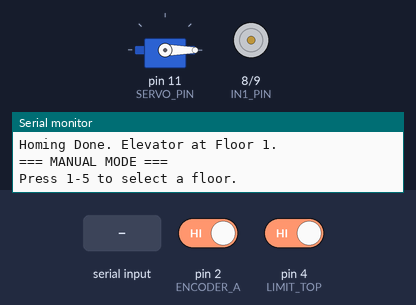
This sketch was run on a simulated Arduino Uno, built with avr-gcc and run on an emulated ATmega328P. Parts: servo, motor-driver pin pairs drawn as motors (green arrow = first pin HIGH = forward, orange = second pin HIGH = backward, longer = more drive, scaled by the enable pin), the last lines printed to the serial monitor. The test bench sets the inputs (shaded band); at power-on: pin 4 (LIMIT_TOP) HIGH, pin 2 (ENCODER_A) HIGH.

Above: at 1.7 s.
1.8 s: "1\n" received over Serial
At 2.3 s:
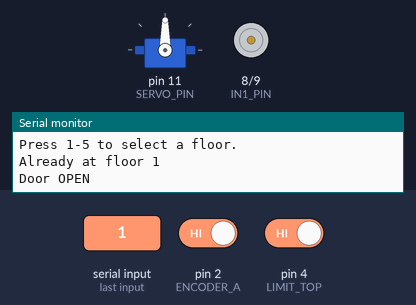
4.3 s: "2\n" received over Serial
At 5.5 s:
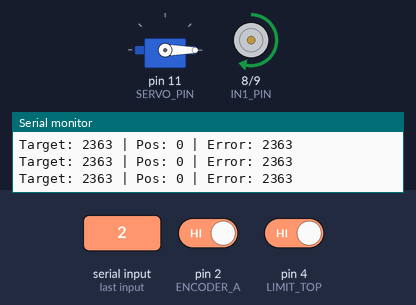
5.8 s: pin 4 (LIMIT_TOP) driven LOW
At 6.6 s:
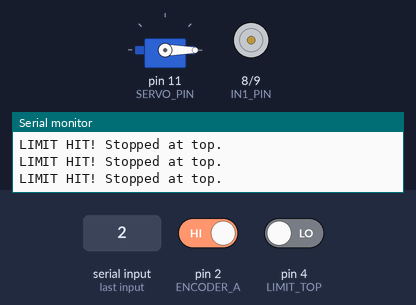
Timing chart, 0 to 8.8 s (numbered marks = the images above; inputs shaded):
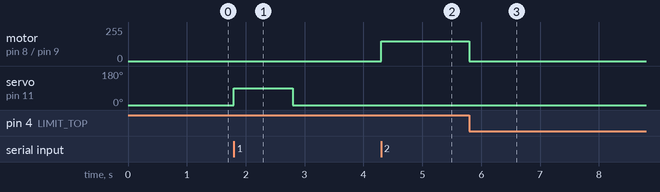

The sketch:

elevator_keyboard.ino
```cpp
#include <Servo.h>

const int PWM_PIN   = 5;
const int IN1_PIN   = 8;
const int IN2_PIN   = 9;
const int ENCODER_A = 2;
const int ENCODER_B = 3;
const int SERVO_PIN = 11;
const int LIMIT_TOP = 4;

// ===== Positions =====
long floors[]         = {0, 2363, 4610, 7100, 9450};
const int totalFloors = 5;

// ===== Encoder =====
volatile long encoderCount = 0;

// ===== Control =====
int motorSpeed = 150;
int tolerance  = 50;

// ===== Servo =====
Servo doorServo;
const int DOOR_OPEN_ANGLE   = 90;
const int DOOR_CLOSED_ANGLE = 0;

// ===== State Machine =====
int  currentFloorIndex = 0;
int  targetFloorIndex  = 0;      // ← الطابق المطلوب من الكيبورد
bool movingUp          = true;
bool elevatorBusy      = false;  // ← true أثناء الحركة أو فتح/غلق الباب

unsigned long stopTimer  = 0;
unsigned long closeTimer = 0;
bool waiting     = false;
bool doorOpened  = false;
bool doorClosing = false;

// ===== Serial throttle =====
unsigned long lastPrintTime = 0;

// ===== ISR =====
void encoderISR() {
  if (digitalRead(ENCODER_B) == HIGH) encoderCount++;
  else                                  encoderCount--;
}

// ===== Safe encoder helpers =====
long readEncoder() {
  noInterrupts();
  long val = encoderCount;
  interrupts();
  return val;
}

void writeEncoder(long val) {
  noInterrupts();
  encoderCount = val;
  interrupts();
}

// ===== Motor =====
void setMotor(int speed, bool dir) {
  speed = constrain(speed, 0, 255);
  digitalWrite(IN1_PIN, dir ? HIGH : LOW);
  digitalWrite(IN2_PIN, dir ? LOW  : HIGH);
  analogWrite(PWM_PIN, speed);
}

void stopMotor() {
  analogWrite(PWM_PIN, 0);
  digitalWrite(IN1_PIN, LOW);
  digitalWrite(IN2_PIN, LOW);
}

// ===== Door =====
void openDoor()  { doorServo.write(DOOR_OPEN_ANGLE);   Serial.println("Door OPEN");   }
void closeDoor() { doorServo.write(DOOR_CLOSED_ANGLE); Serial.println("Door CLOSED"); }

// ===== Print status =====
void printStatus() {
  Serial.println("-------------------------------");
  Serial.print  ("Current floor : "); Serial.println(currentFloorIndex + 1);
  Serial.print  ("Target  floor : "); Serial.println(targetFloorIndex  + 1);
  Serial.print  ("Encoder pos   : "); Serial.println(readEncoder());
  Serial.print  ("Busy          : "); Serial.println(elevatorBusy ? "YES" : "NO");
  Serial.println("-------------------------------");
  Serial.println("Press 1-5 to call a floor.");
}

// ===== Homing =====
void homing() {
  Serial.println("Homing...");
  detachInterrupt(digitalPinToInterrupt(ENCODER_A));

  long pos = readEncoder();
  while (abs(pos) > tolerance) {
    bool driveDown = (pos > 0);
    setMotor(120, !driveDown);
    pos = readEncoder();
  }

  stopMotor();
  writeEncoder(0);
  currentFloorIndex = 0;
  targetFloorIndex  = 0;
  movingUp          = true;
  elevatorBusy      = false;

  attachInterrupt(digitalPinToInterrupt(ENCODER_A), encoderISR, RISING);

  Serial.println("Homing Done. Elevator at Floor 1.");
  unsigned long t = millis();
  while (millis() - t < 500) {}
}

// ===== Limit Switch =====
void handleLimitSwitch() {
  stopMotor();
  writeEncoder(floors[totalFloors - 1]);
  currentFloorIndex = totalFloors - 1;
  targetFloorIndex  = totalFloors - 1;
  movingUp          = false;
  waiting           = false;
  doorOpened        = false;
  doorClosing       = false;
  elevatorBusy      = false;
  Serial.println("LIMIT HIT! Stopped at top.");
}

// ===== Keyboard Input =====
void handleKeyboard() {
  if (!Serial.available()) return;

  char key = Serial.read();

  // تجاهل newline و carriage return
  if (key == '\n' || key == '\r') return;

  // أرقام 1 إلى 5 فقط
  if (key >= '1' && key <= '5') {
    int requestedFloor = key - '1';   // تحويل الحرف لـ index (0-4)

    if (elevatorBusy) {
      Serial.print("Elevator busy! Request queued for floor: ");
      Serial.println(requestedFloor + 1);
      // نحفظ الطلب — سيُنفَّذ بعد انتهاء الحركة الحالية
      targetFloorIndex = requestedFloor;
      return;
    }

    if (requestedFloor == currentFloorIndex) {
      Serial.print("Already at floor ");
      Serial.println(requestedFloor + 1);
      // افتح الباب فقط
      openDoor();
      doorOpened  = true;
      doorClosing = false;
      waiting     = true;
      elevatorBusy = true;
      stopTimer   = millis();
      return;
    }

    targetFloorIndex = requestedFloor;
    movingUp         = (targetFloorIndex > currentFloorIndex);
    elevatorBusy     = true;
    waiting          = false;
    doorOpened       = false;
    doorClosing      = false;

    Serial.print("Going to floor: ");
    Serial.println(targetFloorIndex + 1);

  } else {
    // مفتاح غير معروف
    Serial.print("Unknown key '");
    Serial.print(key);
    Serial.println("'. Press 1-5 to select a floor.");
  }
}

// ===== Setup =====
void setup() {
  Serial.begin(115200);

  pinMode(PWM_PIN,   OUTPUT);
  pinMode(IN1_PIN,   OUTPUT);
  pinMode(IN2_PIN,   OUTPUT);
  pinMode(ENCODER_A, INPUT_PULLUP);
  pinMode(ENCODER_B, INPUT_PULLUP);
  pinMode(LIMIT_TOP, INPUT_PULLUP);

  attachInterrupt(digitalPinToInterrupt(ENCODER_A), encoderISR, RISING);

  doorServo.attach(SERVO_PIN);
  closeDoor();

  homing();

  Serial.println("=== MANUAL MODE ===");
  Serial.println("Press 1-5 to select a floor.");
}

// ===== Loop =====
void loop() {

  // --- Limit switch ---
  if (digitalRead(LIMIT_TOP) == LOW) {
    handleLimitSwitch();
    delay(200);
    return;
  }

  // --- قراءة الكيبورد دايماً ---
  handleKeyboard();

  // --- لو الاسانسير مش busy، استنى أوامر ---
  if (!elevatorBusy) return;

  // ===================================================
  //  State machine — تُنفَّذ فقط لما elevatorBusy = true
  // ===================================================
  long currentPos = readEncoder();
  long target     = floors[targetFloorIndex];
  long error      = target - currentPos;

  // --- وصلنا للطابق المطلوب ---
  if (abs(error) < tolerance) {
    stopMotor();

    if (!waiting) {
      currentFloorIndex = targetFloorIndex;
      Serial.print("Arrived at floor: ");
      Serial.println(currentFloorIndex + 1);
      openDoor();
      doorOpened  = true;
      doorClosing = false;
      waiting     = true;
      stopTimer   = millis();
    }

    // بعد 1 ثانية اغلق الباب
    if (millis() - stopTimer >= 1000 && !doorClosing && doorOpened) {
      closeDoor();
      doorOpened  = false;
      doorClosing = true;
      closeTimer  = millis();
    }

    // بعد 400ms من الغلق — انتهى كل شيء
    if (doorClosing && millis() - closeTimer >= 400) {
      doorClosing  = false;
      waiting      = false;
      elevatorBusy = false;   // ← حرر الاسانسير

      Serial.print("Floor ");
      Serial.print(currentFloorIndex + 1);
      Serial.println(" ready. Press 1-5 for next floor.");
    }

    return;
  }

  // --- لسه بيتحرك ---
  setMotor(motorSpeed, error > 0);

  if (millis() - lastPrintTime >= 200) {
    lastPrintTime = millis();
    Serial.print("Target: "); Serial.print(target);
    Serial.print(" | Pos: "); Serial.print(currentPos);
    Serial.print(" | Error: "); Serial.println(error);
  }
}
```

Measured:
- after the input at 1.8 s, servo on pin 11 (SERVO_PIN): 0° → 90° at once, → 0° 1.0 s later
- after the input at 4.3 s, motor on pin 8 (IN1_PIN) / pin 9 (IN2_PIN): stopped → forward 150/255 at once
- after the input at 5.8 s, motor on pin 8 (IN1_PIN) / pin 9 (IN2_PIN): forward 150/255 → stopped at once
